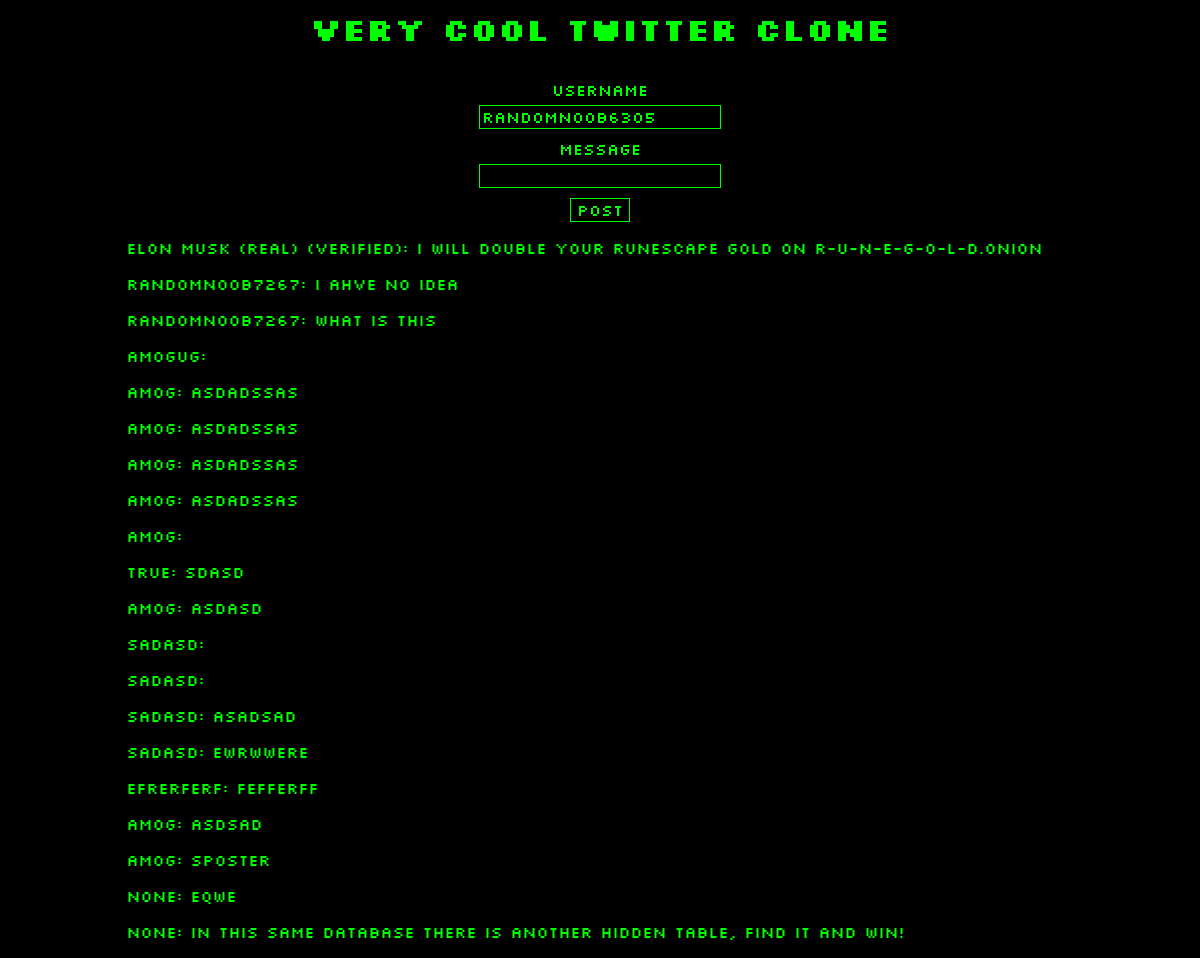
The page / on the database its author committed.
### tables this page shows
CREATE TABLE messages (
    id INTEGER PRIMARY KEY AUTOINCREMENT,
    username VARCHAR(255) NOT NULL,
    message TEXT NOT NULL,
    created_at DATETIME DEFAULT CURRENT_TIMESTAMP
);

### main.py (the view)
@app.route('/', methods=['GET', 'POST'])
def index():
    if request.method == 'POST':
        username = request.form['username']
        message = request.form['message']
        conn = sqlite3.connect('database.db')
        c = conn.cursor()
        c.execute("INSERT INTO messages (username, message) VALUES (?, ?)", (username, message))
        conn.commit()
        conn.close()
        resp = make_response(redirect(url_for('index')))
        resp.set_cookie('username', base64.urlsafe_b64encode(sqlescape(username).encode('utf8')).decode('utf8'))
        return resp
    else:
        if request.cookies.get('username') is None or is_sqli(request.cookies.get('username')):
            username = f"RandomNoob{random.randint(1000, 9999)}"
        else:
            username = base64.urlsafe_b64decode(request.cookies.get('username')).decode('utf8')
        conn = sqlite3.connect('database.db')
        c = conn.cursor()
        c.execute(f"""SELECT *,
                        CASE WHEN username == '{username}'
                        THEN true
                        ELSE false
                        END AS style
                    FROM messages ORDER BY created_at DESC""")
        messages = c.fetchall()
        conn.close()
        print(messages)
        return render_template('index.html', messages=messages, username=username)

### templates/index.html (shortened to what this page needs)
<html lang="en">
<head>
</head>
<body>
    <h1>Very cool twitter clone</h1>
    <form action="/" method="POST">
        <label for="username">Username</label>
        <input type="text" name="username" id="username" value={{username}}>
        <label for="message">Message</label>
        <input type="text" name="message" id="message">
        <input type="submit" value="Post">
    </form>
    <div class="post">
        {% for message in messages %}
            {% if message[4] == 1 %}
                <p style="color: #ff0000;">{{message[1]}}: {{message[2]}}</p>
            {% else %}
                <p>{{message[1]}}: {{message[2]}}</p>
            {% endif %}
        {% endfor %}
    </div>
</body>
</html>

### templates/index.html (style rules this page uses)
body { background-color: #000000; color: #00ff00; font-family: 'Silkscreen', monospace; font-size: 16px; }
h1 { text-align: center; }
form { display: flex; flex-direction: column; align-items: center; }
label { margin-top: 10px; }
input { margin-top: 5px; border: 1px solid #00ff00; background-color: #000000; color: #00ff00; font-family: 'Silkscreen', monospace; font-size: 16px; }
input[type="submit"] { margin-top: 10px; border: 1px solid #00ff00; background-color: #000000; color: #00ff00; font-family: 'Silkscreen', monospace; font-size: 16px; cursor: pointer; }
div { margin-top: 10px; }
p { margin-top: 5px; }
.post { margin-left: 10%; margin-right: 10%; }

### rows shown on the page
messages: username "Elon mUsk (real) (verified)", message "i will double your runescape gold on r-u-n-e-g-o-l-d.onion"
messages: username "RandomNoob7267", message "I ahve no idea"
messages: username "RandomNoob7267", message "what is this"
messages: username "amogug"
messages: username "amog", message "asdadssas"
messages: username "amog", message "asdadssas"
messages: username "amog", message "asdadssas"
messages: username "amog", message "asdadssas"
messages: username "amog"
messages: username "true", message "sdasd"
messages: username "amog", message "asdasd"
messages: username "sadasd"
messages: username "sadasd"
messages: username "sadasd", message "asadsad"
messages: username "sadasd", message "ewrwwere"
messages: username "efrerferf", message "fefferff"
messages: username "amog", message "asdsad"
messages: username "amog", message "sposter"
messages: username "None", message "eqwe"
messages: username "None", message "In this same database there is another hidden table, find it and win!"
